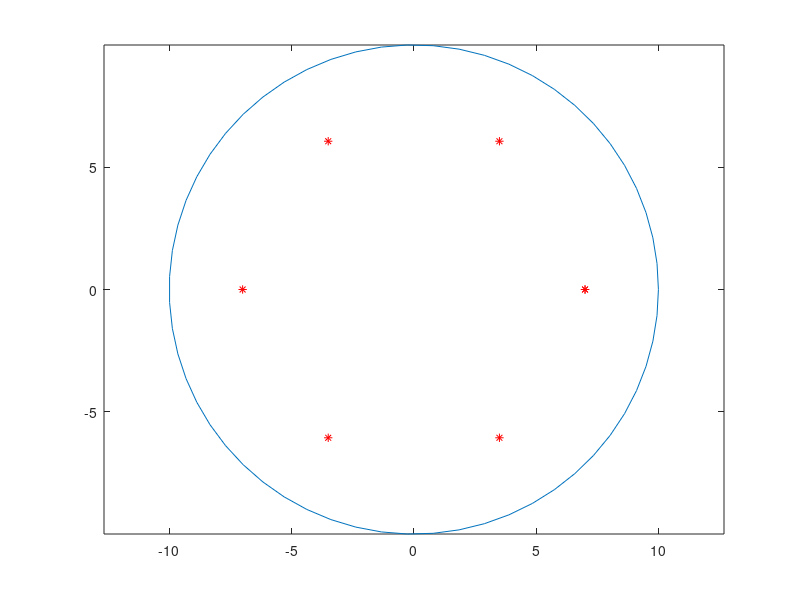

MATLAB code for this plot:
function [Xc, Yc, INC, SIGMAcd, Ec2, Ecu, n, Xs, Ys, As, Nc, Ns, classe_aco, fyk, gamma_s, Es, fyd, Eyd, DEF, Nd, Mdx, Mdy, TOL_F, TOL_J, TOL_DEF, TOL_k, OBJETIVO_DA_ANALISE] = EntradaDeDados

    
    %% COORDENADAS DOS PONTOS DA SEÇÃO POLIGONAL DE CONCRETO
    
    % PONTO     Xc(cm)     Yc(cm)
    
    % Número de vértices
    num_vertices = 60;

    % Raio da circunferência (metade do diâmetro)
    raio = 10;

    % Ângulos igualmente espaçados
    angulos = linspace(0, 2 * pi, num_vertices);

    % Calcula as coordenadas X e Y dos vértices
    Xc = raio * cos(angulos);
    Yc = raio * sin(angulos);

    Xc(length(Xc)+1) = Xc(1);
    Yc(length(Yc)+1) = Yc(1);


    % Plota a circunferência aproximada
    plot(Xc, Yc);
    axis equal; % Para garantir que a escala seja igual em ambos os eixos

    
    
    %% INCIDENCIA DAS ARESTAS DA SEÇÃO POLIGONAL DE CONCRETO
    % ARESTA        PONTO1          PONTO2
    % Inicializa a matriz de arestas INC
    INC = zeros(2, num_vertices);

    % Preenche as arestas com base nas coordenadas dos vértices
    for i = 1:num_vertices
        INC(1, i) = i;
        if i == num_vertices
            INC(2, i) = 1;
        else
            INC(2, i) = i + 1;
        end
    end

    INC = INC';
    
    %% PROPRIEDADES DO CONCRETO     
    % Efeito Rüsch   fck (kN/cm2)        gamac    
    Rusch = 0.85;
    fck = 9.0;
    gamma_c = 1.4;
    SIGMAcd = Rusch*fck/gamma_c; %MPa
    
    fck = fck*10; % convertendo para MPa
    
    if fck <= 50
        % x_lim = 0.45*d;
        n = 2;
        Ec2 = 2;
        Ecu = 3.5;
    else
        if (50 < fck) && (fck <= 90)
            % x_lim = 0.35*d;
            n = 1.4 + 23.4*power((90-fck)/100,4);
            Ec2 = 2 + 0.085*power(fck-50,0.53);
            Ecu = 2.6 + 35*power((90-fck)/100,4);
        end
    end
    
    fck = fck/10; % retornando para kN/cm2
    
    %% COORDENADAS DAS BARRAS DA ARMADURA E ÁREAS
    % BARRA    Xs(cm)    Ys(cm)     Asi(cm²)
    

    
    % Número de vértices
    num_vertices = 7;

    % Raio da circunferência (metade do diâmetro)
    raio = 7;

    % Ângulos igualmente espaçados
    angulos = linspace(0, 2 * pi, num_vertices);

    % Calcula as coordenadas X e Y dos vértices
    Xs = raio * cos(angulos);
    Ys = raio * sin(angulos);

    % Plota a circunferência aproximada
    hold on
    plot(Xs, Ys, '*r');
    hold off

    phi = 3.2;
    As = pi()*phi^2/4*ones(size(Xs));
    Nc = length(Xc)-1;
    Ns = length(Xs);
    
    %% PROPRIEDADES DO AÇO     
    % Classe   fYk(kN/cm²)     gamas     Es(kN/cm²)         
    classe_aco = 'A';
    fyk = 50.0;
    gamma_s =  1.15;
    Es = 21000.0;
    fyd = fyk/gamma_s;
    Eyd = fyd/Es*1000; % por mil
    
    
    
    %%  DEFORMAÇÃO PRESCRITA PARA A SEÇÃO (CÁLCULO DOS ESFORÇOS RESISTÊNTES)     
    % E0         kx(1/cm)      ky(1/cm)      
    DEF(1) = 0.2734;
    DEF(2) = -7.7542/100;
    DEF(3) = 0.0/100;
    
    %% ESFORCOS DE CÁLCULO APLICADOS NA SEÇÃO (VERIFICAÇÃO DA SEÇÃO)    
    % Nd(kN)            Mdx(kN.cm)      Mdy(kN.cm)      

    Nd = 1000;
    Mdx = 10000;
    Mdy = -20000;  

    % Nd = 1000.0;
    % Mdx = -14000.0;
    % Mdy = -2000.0;

    % Nd = 1000.0;
    % Mdx = -16244.0;
    % Mdy = -2000.0;

    % Nd = 1000.0;
    % Mdx = -5000.0;
    % Mdy = -2000.0;  

    % Nd = 1000.0;
    % Mdx = -3000.0;
    % Mdy = -8000.0;  
    
    % TOLERANCIA PARA A NORMA ADMENSIONAL DO VETOR F NO PROBLEMA DE VERIFICAÇÃO (MÉTODO DE NEWTON-RHAPSON)          
    TOL_F = 1e-5 ;
    
    % TOLERANCIA PARA O DETERMINANTE ADMENSIONAL DA MATRIZ J NO PROBLEMA DE VERIFICACAO (MÉTODO DE NEWTON-RHAPSON)                    
    TOL_J = 1e-8;    
    
    % PRECISAO PARA ÁREA DE ARMADURA NO PROBLEMA DE DIMENSIONAMENTO CONTINUO em cm2 (MÉTODO DA BISSEÇÃO)                     
    %   1e-1 
    
    % TOLERANCIAS ADMENSIONAIS PARA INTEDERMINACOES DO TIPO 1/DE OU 1/k
    % DEFORMACOES(DE)       CURVATURAS(k.h)                    
    TOL_DEF = 1e-3;
    TOL_k = 1e-3;
    
    % TOLERANCIA PARA A FLECHA ADMENSIONAL NO PROBLEMA DA VERIFACAÇÃO DA ESTABILIDADE DO PILAR (DIFERENÇAS FINITAS)                  
    %     1e-5
    
    % TOLERANCIA PARA O ESFORÇO NORMAL CRÍTICO ADMENSIONAL (MÉTODO DO PASSO)                  
    %     1e-5
    
    % NuMERO DE PONTOS POR TRECHO DOS DIAGRAMAS DE ESFORÇOS RESISTÊNTES              
    %           500  
    
    % NuMERO DE PONTOS POR CURVA MOMENTO-CURVATURA       
    %           500  
    
    % NuMERO DE PASSOS PARA A CONSTRUÇÃO DA TRAJETÓRIA DE EQUILÍBRIO DO PILAR              
    %           500 
    
    OBJETIVO_DA_ANALISE = 'DIMENSIONAMENTO_CONTINUO'; % Altere para a análise desejada
    
    